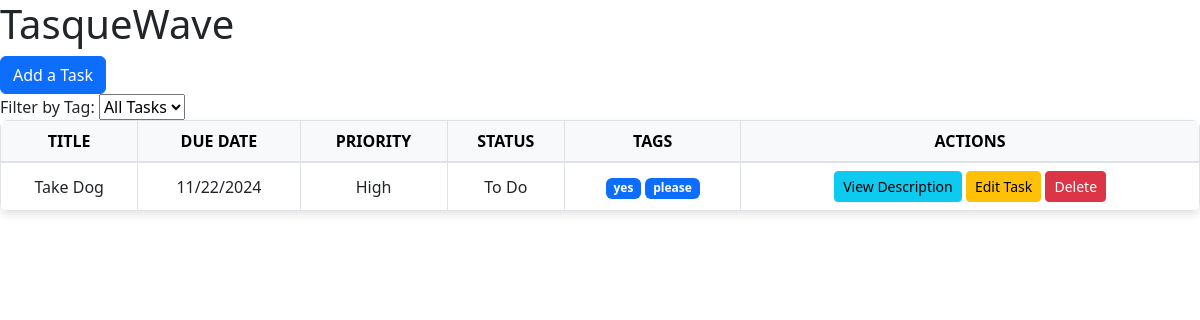
/, run on an earlier commit of the app's database.
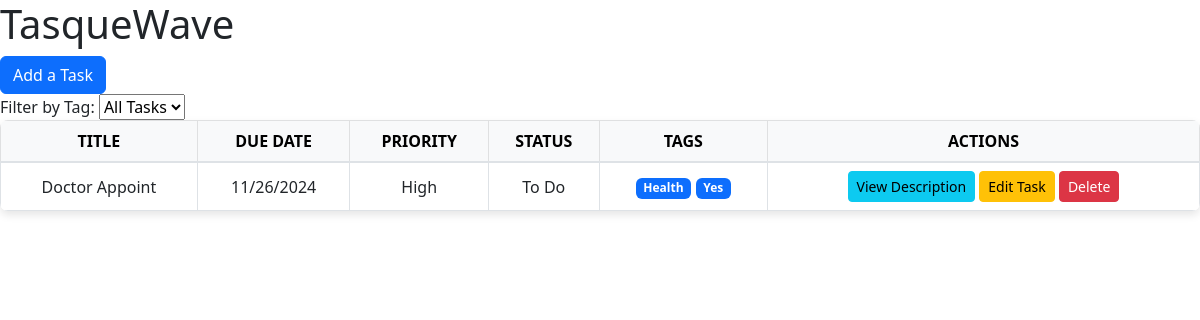
And on a later commit of the database.
### models.py (models this page shows)
class Task(db.Model):
    __tablename__ = 'tasks'
    id = db.Column(db.Integer, primary_key=True)
    title = db.Column(db.String(100), nullable=False)
    description = db.Column(db.Text, nullable=True)
    due_date = db.Column(db.Date, nullable=False)
    priority = db.Column(db.String(10), nullable=False, default='Medium')
    status = db.Column(db.String(20), nullable=False, default='To Do')
    tags = db.relationship('Tag', secondary=task_tags, backref=db.backref('tasks', lazy='dynamic'))

class Tag(db.Model):
    __tablename__ = 'tags'
    id = db.Column(db.Integer, primary_key=True)
    name = db.Column(db.String(50), unique=True, nullable=False)

### app.py (the view)
@app.route('/')
def index():
    tasks = Task.query.order_by(Task.priority.asc(), Task.due_date.asc()).all()
    tags = Tag.query.all()
    form = TaskForm()  # Create an instance of the TaskForm
    return render_template('index.html', tasks=tasks, tags=tags, filter_tag=None, form=form)

### forms.py
class TaskForm(FlaskForm):
    title = StringField('Title', validators=[DataRequired()])
    description = TextAreaField('Description')
    due_date = DateField('Due Date', format='%Y-%m-%d', validators=[DataRequired()])
    priority = SelectField('Priority', choices=[('Low', 'Low'), ('Medium', 'Medium'), ('High', 'High')], validators=[DataRequired()])
    tags = StringField('Tags (comma separated, case-sensitive [Exercise,Health])')
    submit = SubmitField('Add Task')

### templates/index.html (shortened to what this page needs)
<!DOCTYPE html>
<html lang="en">
<head>
    <link rel="stylesheet" href="{{ url_for('static', filename='styles.css') }}">
    <link href="https://cdn.jsdelivr.net/npm/bootstrap@5.3.0-alpha3/dist/css/bootstrap.min.css" rel="stylesheet">
</head>
<body>
    <h1>TasqueWave</h1>
    <button type="button" class="btn btn-primary" data-bs-toggle="modal" data-bs-target="#addTaskModal">
        Add a Task
    </button>
    <div>
        <label for="tagFilter">Filter by Tag:</label>
        <select id="tagFilter" onchange="filterByTag()">
            <option value="" {% if not filter_tag %}selected{% endif %}>All Tasks</option>
        </select>
    </div>
    <table class="table table-bordered table-hover">
        <thead class="table-light">
            <tr>
                <th>Title</th>
                <th>Due Date</th>
                <th>Priority</th>
                <th>Status</th>
                <th>Tags</th>
                <th>Actions</th>
            </tr>
        </thead>
        <tbody>
            {% for task in tasks %}
            <tr>
                <td>{{ task.title }}</td>
                <td>{{ task.due_date.strftime('%m/%d/%Y') }}</td>
                <td>{{ task.priority }}</td>
                <td>{{ task.status }}</td>
                <td>
                    {% for tag in task.tags %}
                        <span class="badge bg-primary">{{ tag.name }}</span>
                    {% endfor %}
                </td>
                <td>
                    <button type="button" class="btn btn-info btn-sm" data-bs-toggle="modal" data-bs-target="#viewDescriptionModal" onclick="setDescription('{{ task.title }}', '{{ task.description }}')">
                        View Description
                    </button>
                    <button type="button" class="btn btn-warning btn-sm" data-bs-toggle="modal" data-bs-target="#editTaskModal" onclick="setEditTask('{{ task.id }}', '{{ task.title }}', '{{ task.description }}', '{{ task.due_date }}', '{{ task.priority }}')">
                        Edit Task
                    </button>
                    <form action="{{ url_for('delete_task', task_id=task.id) }}" method="POST" style="display: inline;">
                        <button type="submit" class="btn btn-danger btn-sm" onclick="return confirm('Are you sure you want to delete this task?')">Delete</button>
                    </form>
                </td>
            </tr>
            {% endfor %}
        </tbody>
    </table>
</body>
</html>

### static/styles.css (style rules this page uses)
.table td, .table th { padding: 15px; text-align: center; vertical-align: middle; }
.table { box-shadow: 0 4px 8px rgba(0, 0, 0, 0.1); border-radius: 8px; overflow: hidden; }
.table thead th { background-color: #f8f9fa; font-weight: bold; text-transform: uppercase; border-bottom: 2px solid #dee2e6; }
.badge { font-size: 0.9rem; padding: 5px 10px; border-radius: 12px; }

What changed in the data, as far as the page shows it:
removed Task: title "Take Dog", due_date "11/22/2024", priority "High", status "To Do"
no longer on this page (row unchanged): Tag: name "yes", shown under "Take Dog"
no longer on this page (row unchanged): Tag: name "please", shown under "Take Dog"
added Task: title "Doctor Appoint", due_date "11/26/2024", priority "High", status "To Do"
added Tag: name "Health", shown under "Doctor Appoint"
added Tag: name "Yes", shown under "Doctor Appoint"
